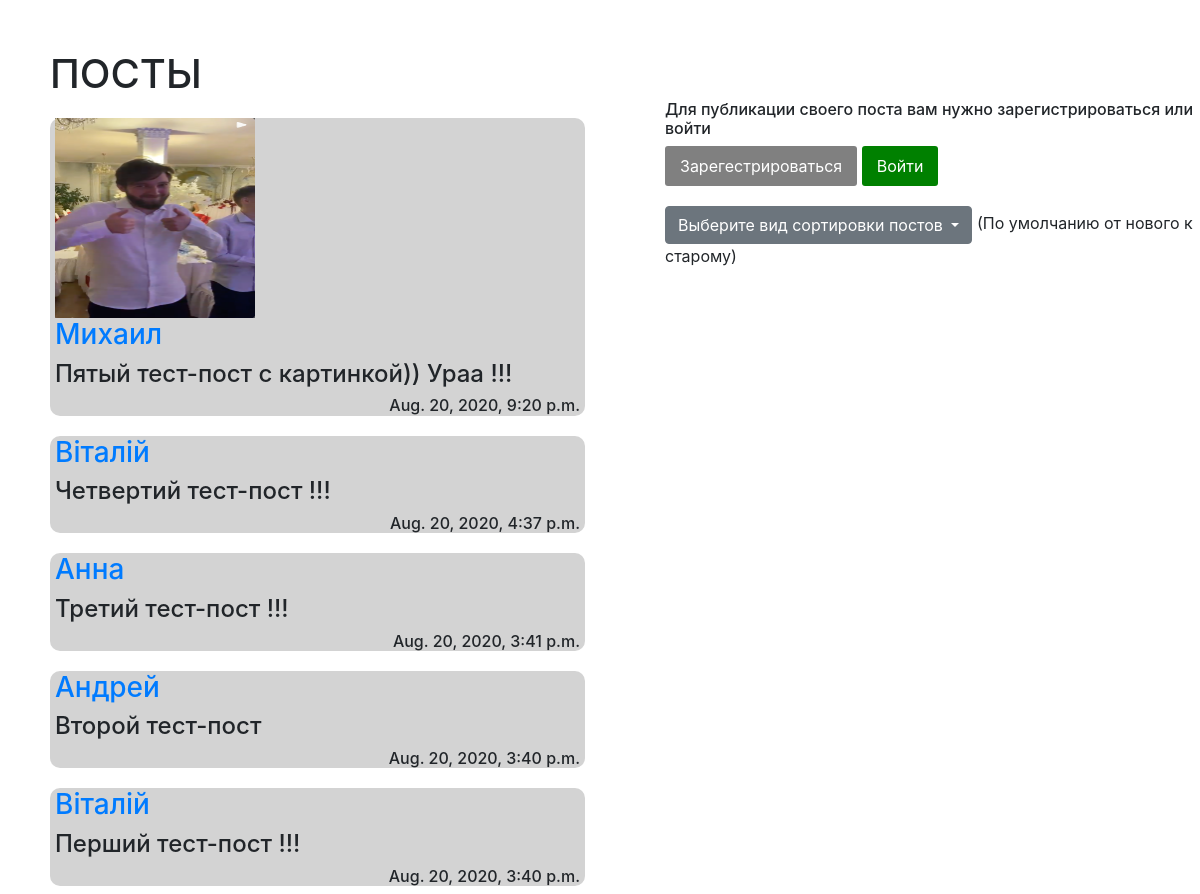
The page / on the database its author committed.
### blog/models.py (models this page shows, shortened)
class MessagePost(models.Model):
	name = models.CharField(max_length=100, null=True, default=None)
	userpost = models.TextField(null=True, default=None)
	image = models.ImageField(null=True, upload_to='media/', blank=True)
	create = models.DateTimeField(auto_now_add=True, auto_now=False)
	class Meta:
		verbose_name = 'Пост'
		verbose_name_plural = 'Посты'

### blog/views.py (the view)
# urls.py: path('', include('blog.urls')),
def blog(request):
	posts = MessagePost.objects.all()
	need_type_sorted = '2' # Данные для типа сортировки постов ( По умолчанию от нового к старому)
	if(request.method == 'POST'): # Если запрос типа POST, то берем данные для типа сортировки из dropdown
		data = request.POST
		need_type_sorted = data['data']
	if need_type_sorted == '1': # Если тип сортировки '1' (от старого к новому) сортируем соответственно
		posts = posts.order_by('create')
	if need_type_sorted == '2': # Если тип сортировки '2' (от нового к старому) сортируем соответственно
		posts = posts.order_by('-create')
	now_time = timezone.now() # Берем текущее время
	need_start = now_time - datetime.timedelta(hours=24) # Отнимаем 24 часа от текущего времени
	if need_type_sorted == '3': # Если тип сортировки '3' (все за последние 24 часа) сортируем соответственно
		posts = posts.filter(create__gte=need_start) # Выбираем все посты время публикации каких больше или равно времени которое нашли в 2 строчках выше
	return (render(request, 'blog/blog.html', locals()))

### blog/templates/blog/blog.html (shortened to what this page needs)
<!DOCTYPE html>
<html lang="en">
<head>
   <link rel="stylesheet" href="https://stackpath.bootstrapcdn.com/bootstrap/4.5.0/css/bootstrap.min.css">
</head>
<body>
<div class="conteiner">
		<div class="row">
			<div class="col-lg-6">
				<div style="margin-left: 50px; margin-top: 50px;">
					<h1>ПОСТЫ</h1>
				</div>
				{% for post in posts %}
					<div style="margin-top: 20px; background-color: lightgrey; margin-left: 50px; border-radius: 5px; border-radius: 10px;">
						<div style="margin: 5px 5px 5px 5px;">
							{% if post.image %}
								<div>
									<img src="{{ post.image.url }}" class="img-responsive" style="height:200px; width: 200px;">
								</div>
							{% endif %}
							<div>
								<h3>
									<a href="{% url 'author' post.id %}" >{{ post.name }}</a>
								</h3>
							</div>
							<div>
								<h4>{{ post.userpost }}</h4>
							</div>
							<div style="text-align: right;">
								<h6>{{ post.create }}</h6>
							</div>
						</div>
					</div>
				{% endfor %}
			</div>
			<div class="col-lg-6">
				<div style="margin-top: 100px; margin-left: 50px;">
					<div style="margin-bottom: 20px;">
						<div>
							{% if request.user.is_authenticated %}
							<a href="formpost/" class="link_style">Добавить пост</a>
							<a href="{% url 'logout' %}" style="background: red;" class="link_style">Выйти</a>
							{% else %}
							<span>
								<h6>Для публикации своего поста вам нужно зарегистрироваться или войти</h6>
								<a href="{% url 'register' %}" style="background: grey;" class="link_style">Зарегестрироваться</a>
								<a href="{% url 'login' %}" class="link_style">Войти</a>
							</span>
							{% endif %}
						</div>
					</div>
					<div>
						<div class="dropdown">
							<button class="btn btn-secondary dropdown-toggle" type="button" id="dropdownMenu2" data-toggle="dropdown" aria-haspopup="true" aria-expanded="false">
	            				Выберите вид сортировки постов
	          				</button>
	          				<span>(По умолчанию от нового к старому)</span>
	    				</div>
					</div>
				</div>
			</div>
		</div>
	</div>
</body>

### blog/templates/blog/blog.html (style rules this page uses)
.link_style { display: inline-block; background: green; color: #fff; padding: 8px 15px; text-decoration: none; border-radius: 3px; }

### rows shown on the page
MessagePost: image (picture), name "Михаил", userpost "Пятый тест-пост с картинкой)) Ураа !!!", create "Aug. 20, 2020, 9:20 p.m."
MessagePost: name "Віталій", userpost "Четвертий тест-пост !!!", create "Aug. 20, 2020, 4:37 p.m."
MessagePost: name "Анна", userpost "Третий тест-пост !!!", create "Aug. 20, 2020, 3:41 p.m."
MessagePost: name "Андрей", userpost "Второй тест-пост", create "Aug. 20, 2020, 3:40 p.m."
MessagePost: name "Віталій", userpost "Перший тест-пост !!!", create "Aug. 20, 2020, 3:40 p.m."
